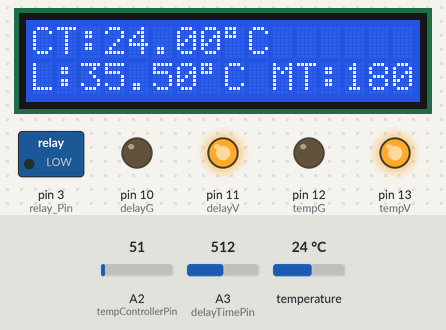
A sketch run on a simulated Arduino Uno, built with avr-gcc and run on an emulated ATmega328P. Shown: 16×2 character LCD, switched loads named in the sketch (green lamp = pin HIGH), output pins drawn as LEDs (lit = HIGH). Inputs (shaded band) come from the test bench; at power-on: temperature 24 °C, A2 (tempControllerPin) = 51, A3 (delayTimePin) = 512. Pins used as bus, display or sensor lines are not drawn; what the sketch prints to the serial monitor is not drawn.

Above: at 1.2 s.
1.3 s: temperature set to 35.1 °C
At 2.5 s:
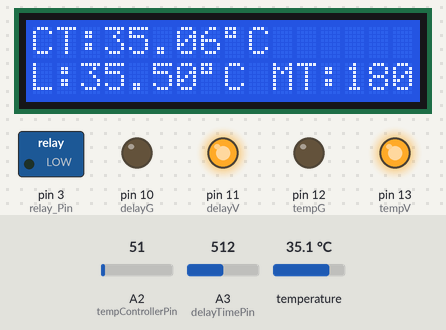
3.3 s: temperature set to 36 °C
At 4.9 s:
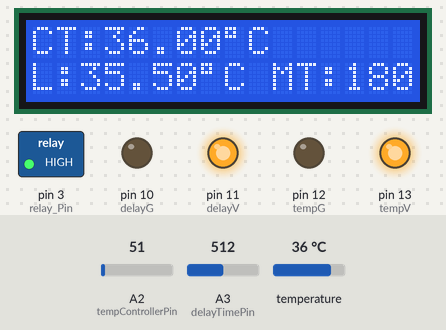
Timing chart, 0 to 6.4 s (numbered marks = the images above; inputs shaded):
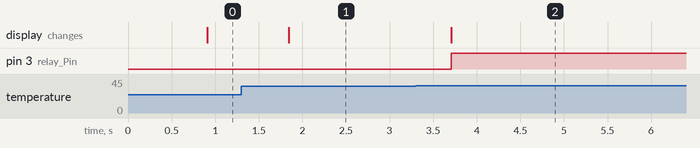

The sketch:

TemperatureSensor.ino
```cpp
#include <OneWire.h>
#include <DallasTemperature.h>
#include <LiquidCrystal_I2C.h>

// Data wire is plugged into pin 2 on the Arduino
#define ONE_WIRE_BUS 2

// Setup a oneWire instance to communicate with any OneWire devices
// (not just Maxim/Dallas temperature ICs)
OneWire oneWire(ONE_WIRE_BUS);

// Pass our oneWire reference to Dallas Temperature.
DallasTemperature sensors(&oneWire);
// LCD
LiquidCrystal_I2C lcd(0x27, 16, 2);

//LCD pins
int lcdV = 8;
int lcdG = 9;

//Temperature Limit
int tempV = 13;
int tempG = 12;
float tempLimit;
int tempControllerPin = A2;
int readTempController;

//Motor Timings
int delayV = 11;
int delayG = 10;
float delayTime;
int delayTimePin = A3;
int readDelayTime;


// Relay Code
const int relay_Pin = 3;
void setup(void)
{
  pinMode(relay_Pin, OUTPUT);

//TempController pin mode
pinMode(tempV,OUTPUT);//define a digital pin as output
digitalWrite(tempV, HIGH);// set the above pin as HIGH so it acts as 5V

pinMode(tempG,OUTPUT);//define a digital pin as output
digitalWrite(tempG, LOW);// set the above pin as LOW so it acts as Ground

//DelayTiming
pinMode(delayV,OUTPUT);//define a digital pin as output
digitalWrite(delayV, HIGH);// set the above pin as HIGH so it acts as 5V

pinMode(delayG,OUTPUT);//define a digital pin as output
digitalWrite(delayG, LOW);// set the above pin as LOW so it acts as Ground

//LCDPower
pinMode(lcdV,OUTPUT);//define a digital pin as output
digitalWrite(lcdV, HIGH);// set the above pin as HIGH so it acts as 5V

pinMode(lcdG,OUTPUT);//define a digital pin as output
digitalWrite(lcdG, LOW);// set the above pin as LOW so it acts as Ground

// start serial port
  Serial.begin(9600);
  Serial.println("Dallas Temperature IC Control Library Demo");

// Start up the library
  sensors.begin();


//LCD
  lcd.init();         // initialize the lcd
  lcd.backlight();    // open the backlight
}


void loop(void)
{
  // call sensors.requestTemperatures() to issue a global temperature
  // request to all devices on the bus
  Serial.print(" Requesting temperatures...");
  sensors.requestTemperatures(); // Send the command to get temperatures
  Serial.println("DONE");

  Serial.print("Temperature is: ");
 float temp = sensors.getTempCByIndex(0);
    // You can have more than one IC on the same bus.
    // 0 refers to the first IC on the wire
    Serial.print("Temp is ");
    Serial.println(temp);

// //Read Temperature for Setting Limit
  readTempController = analogRead(tempControllerPin);
  Serial.print("PR value is ");
  Serial.println(readTempController);
  tempLimit = (10./1023.)*readTempController + 35;
  Serial.print("tempLimit ");
  Serial.println(tempLimit);

//  Read Time for Setting Motor Time
  readDelayTime = analogRead(delayTimePin);
  Serial.print("PRT value is ");
  Serial.println(readDelayTime);
  delayTime = ((300000.-60000.)/1023.)*readDelayTime + 60000;
  float displayTime = delayTime/1000;
  Serial.print("delayTime : ");
  Serial.println(delayTime );
  //LCD Display Code
  lcd.clear();
  lcd.setCursor(0, 0); // start to print at the first row
  lcd.print("CT:");
  lcd.print(temp);    // print the temperature in Celsius
  lcd.print((char)223);      // print ° character
  lcd.print("C ");


  lcd.setCursor(0, 1);// start to print at the second row
  lcd.print("L:");
  lcd.print(tempLimit); // print the temperature in Fahrenheit
  lcd.print((char)223);
  lcd.print("C ");// print ° character

  lcd.print("M");
  lcd.print("T:");
  lcd.print((int)displayTime);
  lcd.print("s");// print the temperature in Fahrenheit


    if(temp > tempLimit)
    {
      Serial.println("Temperature above 38");
      digitalWrite(relay_Pin, HIGH); // turn on pump 5 minutes
      delay(delayTime);
      digitalWrite(relay_Pin, LOW);  // turn off pump 5 minuutes
      delay(5000);
    }

    delay(100);
}
```

Measured:
- the behaviour switches between 35.4 and 35.5 °C on temperature (found by bisection; images 1 and 2)
- after the input at 1.3 s, the display: changes after 0.54 s (image 1)
- after the input at 3.3 s, pin 3 (relay_Pin): LOW → HIGH after 0.41 s; the display: changes after 0.41 s (image 2)
